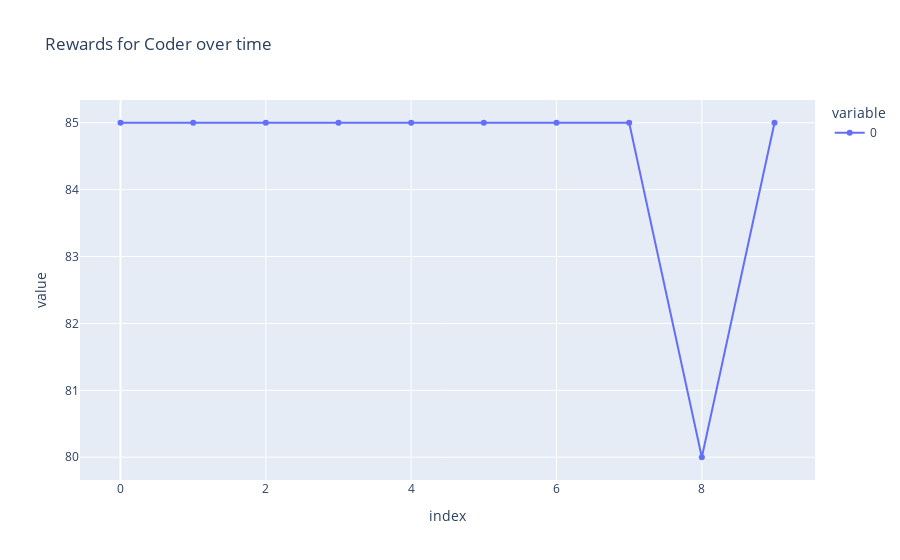

The code cell stored with this chart in its notebook:
### Markdown cell above
## Charts for Coder

### Code cell
fig_1 = px.line(
    hist_coder_rewards,
    markers=True,
    title="Rewards for Coder over time"
)
fig_1.show()

### Figure 1 — Plotly figure (JSON) as saved in the notebook; plotly's stock layout.template omitted (floating-point values rounded to 4 significant figures)
{"data": [{"hovertemplate": "variable=0<br>index=%{x}<br>value=%{y}<extra></extra>", "legendgroup": "0", "line": {"color": "#636efa", "dash": "solid"}, "marker": {"symbol": "circle"}, "mode": "lines+markers", "name": "0", "orientation": "v", "showlegend": true, "type": "scatter", "x": [0, 1, 2, 3, 4, 5, 6, 7, 8, 9], "xaxis": "x", "y": [85, 85, 85, 85, 85, 85, 85, 85, 80, 85], "yaxis": "y"}], "layout": {"legend": {"title": {"text": "variable"}, "tracegroupgap": 0}, "title": {"text": "Rewards for Coder over time"}, "xaxis": {"anchor": "y", "domain": [0, 1], "title": {"text": "index"}}, "yaxis": {"anchor": "x", "domain": [0, 1], "title": {"text": "value"}}}}
